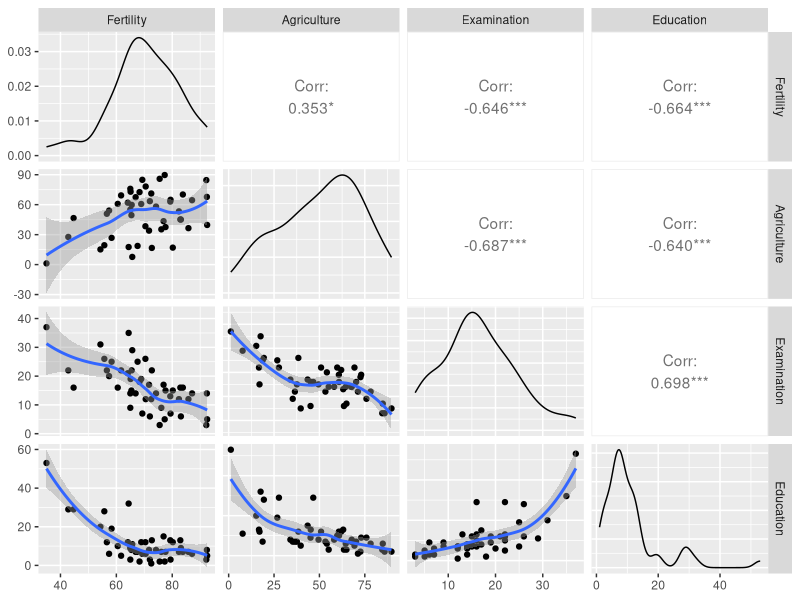
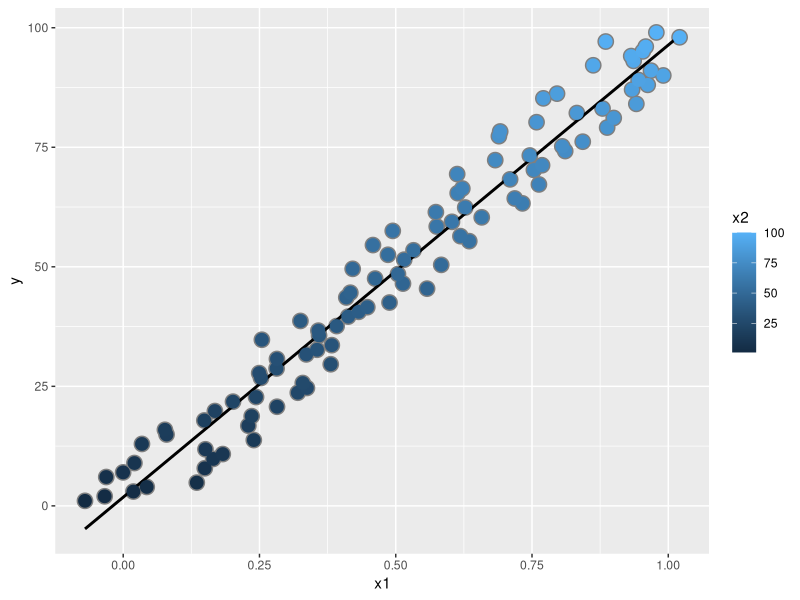
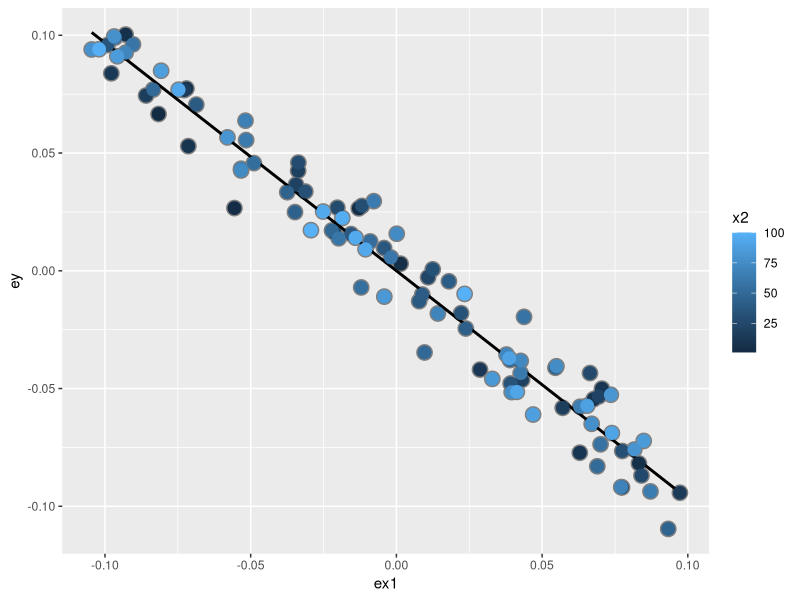
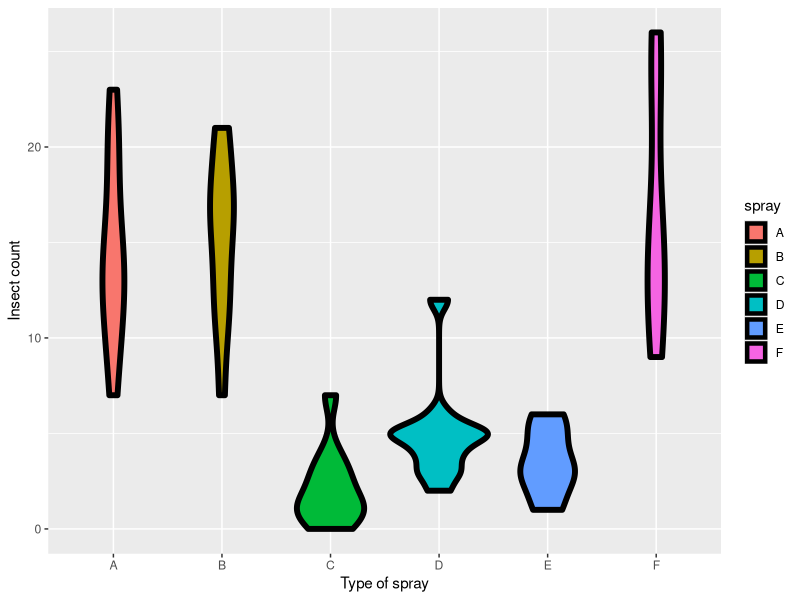

Generate these figures, in order, with R:
## ---- chunk 1
set.seed(100)
n = 100; x = rnorm(n); x2 = rnorm(n) ; x3 = rnorm(n)
y = 1 + x + x2 + x3 + rnorm(n, sd = .1)
ey = resid(lm(y ~ x2 + x3))
ex = resid(lm(x ~ x2 + x3))
#remember lm by default takes an intercept.
sum(ey * ex) / sum(ex ^ 2)
coef(lm(ey ~ ex - 1))
coef(lm(y ~ x + x2 + x3))
## ---- chunk 2
require(datasets)
data(swiss)
?swiss
## ---- chunk 3
install.packages("GGally")
require(GGally)
#add on tools for ggplot
require(ggplot2)
my_fn <- function(data, mapping, method="loess", ...){
      p <- ggplot(data = data, mapping = mapping) + 
      geom_point() + 
      geom_smooth(method=method, ...)
      p
    }

# Default loess curve    
g = ggpairs(swiss[1:4], lower = list(continuous = wrap(my_fn, method="loess")))
g
## ---- chunk 4
summary(lm(Fertility ~ ., data = swiss))$coefficients
#period means all the variables. (linearly)
#all variables are in terms of percentages
## ---- chunk 5
sumCoef <- summary(lm(Fertility ~ ., data = swiss))$coefficients
pt(sumCoef[2,3], 41)
#degrees of freedom is n - numberOfCoefficients = 41 (5 variable + 1 intercept)
## ---- chunk 6
#double the t value for two sided result
pt(sumCoef[2,3], 41) * 2
## ---- chunk 7
#this is the same as the 4th column!
sumCoef[2,4]
## ---- chunk 8
summary(lm(Fertility ~ Agriculture, data = swiss))$coefficients
## ---- chunk 9
summary(lm(Fertility ~ Agriculture, data = swiss))
## ---- chunk 10
n = 100; x2 = 1:n; x1 = .01 * x2 + runif(n, -.1, .1); y = -x1 + x2 + rnorm(n, sd = .01)
# x1 grows linearly with x2, also has some random noise
# y is negatively associated with x1. positively associated with x2. and has random noise
summary(lm(y ~ x1))$coef
summary(lm(y ~ x1 + x2))$coef
## ---- chunk 11
dat = data.frame(y = y, x1 = x1, x2 = x2, ey = resid(lm(y ~ x2)), ex1 = resid(lm(x1 ~ x2)))
g = ggplot(dat, aes(y = y, x= x1, colour = x2))
g = g + geom_point(colour = "grey50", size = 5) + geom_smooth(method = lm, se = FALSE, colour = "black") + geom_point(size = 4)
g
## ---- chunk 12
g2 = ggplot(dat, aes(y = ey, x = ex1, colour= x2))
g2 = g2 + geom_point(colour = "grey50", size = 5) + geom_smooth(method = lm, se = FALSE, colour = "black") + geom_point(size = 4)
g2
## ---- chunk 13
z <- swiss$Agriculture + swiss$Education
lm(Fertility ~ . + z, data = swiss)
## ---- chunk 14
require(datasets); data("InsectSprays");require(stats)
library(ggplot2)
g = ggplot(data = InsectSprays, aes(y = count, x = spray, fill = spray))
g = g + geom_violin(colour = "black", size = 2)
g = g + xlab("Type of spray") + ylab("Insect count")
g
## ---- chunk 15
head(InsectSprays)
## ---- chunk 16
sumCoef <- summary(lm(count ~ spray , data = InsectSprays))
sumCoef
## ---- chunk 17
sumCoef2 = summary(lm(count ~
                        I(1 * (spray == "B")) + I(1 * (spray == "C")) + 
                            I( 1 * (spray == "D")) + I(1 * (spray == "E")) +
                                 I( 1 * (spray == "F")), 
                                    data = InsectSprays))
sumCoef2$coef
# identical results
## ---- chunk 18
#taking spray B as reference level.
sumCoef3 = summary(lm(count ~
                        I(1 * (spray == "A")) + I(1 * (spray == "C")) + 
                            I( 1 * (spray == "D")) + I(1 * (spray == "E")) +
                                 I( 1 * (spray == "F")), 
                                    data = InsectSprays))
sumCoef3$coef
## ---- chunk 19
lm(count ~
                        I(1 * (spray == "B")) + I(1 * (spray == "C")) + 
                            I( 1 * (spray == "D")) + I(1 * (spray == "E")) +
                                 I( 1 * (spray == "F")) + I(1 * (spray == "A")), 
                                    data = InsectSprays)

## ---- chunk 20
library(dplyr)
summary(lm( count ~ spray - 1, data = InsectSprays))$coef
## ---- chunk 21
summarise(group_by(InsectSprays, spray), mn = mean(count))
## ---- chunk 22
spray2 <- relevel(InsectSprays$spray, "C")
summary(lm(count ~ spray2, data = InsectSprays))$coef
